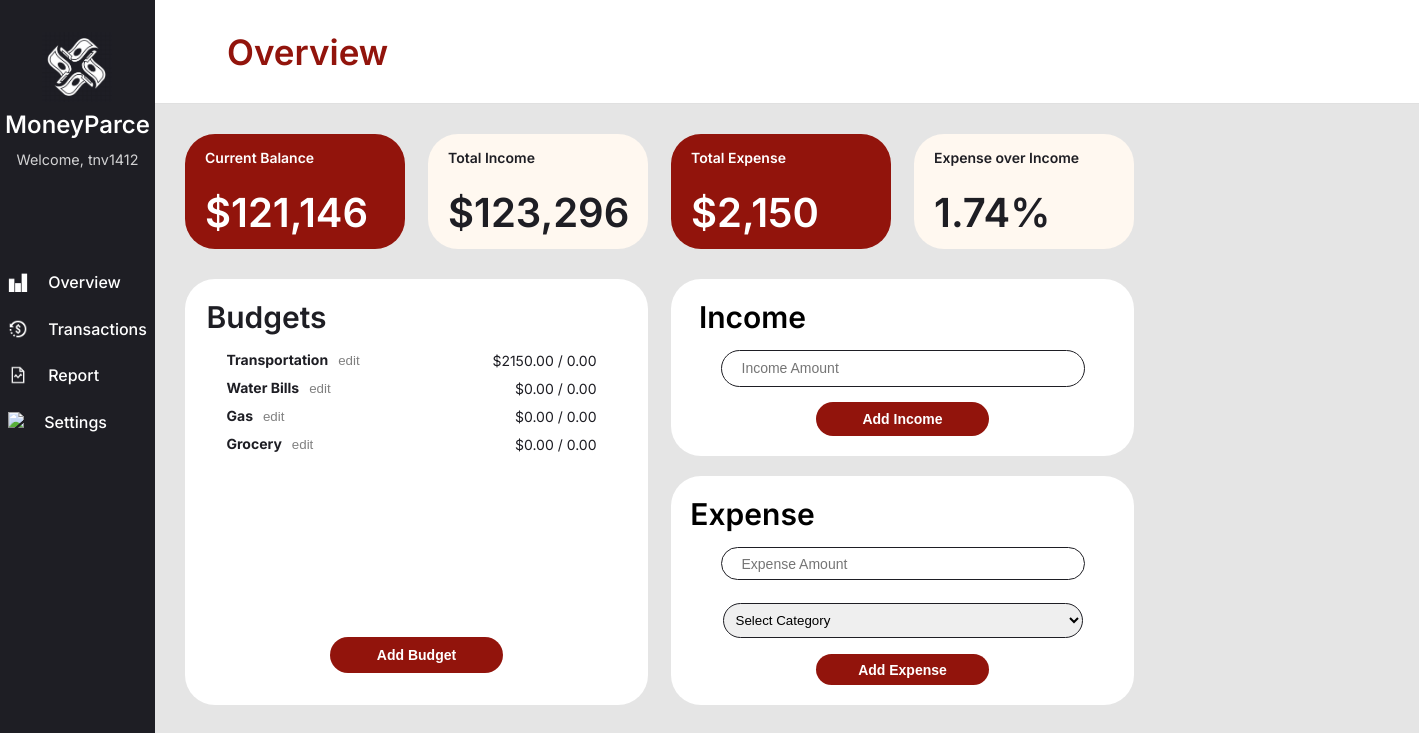
/dashboard/ (signed in), run on the app's committed database.
### dashboard/models.py (models this page shows, shortened)
class Budget(models.Model):
    user         = models.ForeignKey(settings.AUTH_USER_MODEL,
                                     on_delete=models.CASCADE,
                                     null = True,
                                     related_name='budgets')
    name         = models.CharField(max_length=100)
    total_budget = models.DecimalField(max_digits=10, decimal_places=2)
    def expenses_total(self):
        return self.expenses.aggregate(total=Sum('amount'))['total'] or 0

### dashboard/views.py (the view, shortened to what this page needs)
# urls.py: path('', views.dashboard_view, name='dashboard'),
@login_required
def dashboard_view(request):
    incomes = Income.objects.filter(user=request.user)
    expenses = Expense.objects.filter(user=request.user)
    budgets = Budget.objects.filter(user=request.user).order_by('id')
    total_income_raw = sum(i.amount for i in incomes)
    total_expenses_raw = sum(e.amount for e in expenses)
    remaining_balance_raw = total_income_raw - total_expenses_raw
    total_income = int(total_income_raw)
    total_expenses = int(total_expenses_raw)
    remaining_balance = int(remaining_balance_raw)
    total_income_fmt = intcomma(total_income)
    total_expenses_fmt = intcomma(total_expenses)
    remaining_balance_fmt = intcomma(remaining_balance)
    if total_income_raw > 0:
        expense_over_income_raw = (total_expenses_raw / total_income_raw) * 100
    else:
        expense_over_income_raw = 0.00
    expense_over_income = f"{expense_over_income_raw:.2f}%"
    return render(request, 'dashboard/dashboard.html', {
        'total_income': total_income_fmt,
        'total_expenses': total_expenses_fmt,
        'remaining_balance': remaining_balance_fmt,
        'expense_over_income': expense_over_income,
        'budgets': budgets,
    })

### dashboard/templates/dashboard/dashboard.html (shortened to what this page needs)
{% extends 'base.html' %}
{% load static %}
{% block page_title %}
  Overview
{% endblock %}
{% block content %}
<div class="innerWrapper">
  <div class="totalContainer">
    <div class="totalRed">
      <div class="totalTitle">Current Balance</div>
      <div class="totalText">${{ remaining_balance }}</div>
    </div>
    <div class="totalBeige">
      <div class="totalTitle">Total Income</div>
      <div class="totalText">${{ total_income }}</div>
    </div>
    <div class="totalRed">
      <div class="totalTitle">Total Expense</div>
      <div class="totalText">${{ total_expenses }}</div>
    </div>
    <div class="totalBeige">
      <div class="totalTitle">Expense over Income</div>
      <div class="totalText">{{ expense_over_income }}</div>
    </div>
  </div>
  <div class="whiteBoxWrapper">
    <div class="whiteBox">
      <div class="whiteBoxTitle">Budgets</div>
      <ul class="budgetList">
        {% for budget in budgets %}
        <div class="budgetListDiv">
          <div>
            <strong>{{ budget.name }}</strong>
            <button class="smallLink"
                    onclick="editBudget('{{ budget.id }}',
                                        '{{ budget.name|escapejs }}',
                                        '{{ budget.total_budget }}')">
              edit
            </button>
          </div>
          <div>${{ budget.expenses_total|floatformat:2 }} / {{ budget.total_budget }}</div>
        </div>
        {% empty %}<div class="totalTitle">* No budgets yet.</div>{% endfor %}
      </ul>
      <button type="button" class="addBtn" onclick="toggleBudgetForm()">Add Budget</button>
    </div>
    <form method="POST">
      <div class="incomeBox">
        <div class="whiteBoxTitle">Income</div>
        <input class="inputBox" type="text" name="income_amount" placeholder="Income Amount">
        <button class="addBtn" type="submit" name="submit_income">Add Income</button>
      </div>
      <div class="expenseBox">
        <div class="whiteBoxTitle">Expense</div>
        <input class="inputBox" type="text" name="expense_amount" placeholder="Expense Amount">
        <select class="selectBox" name="expense_budget">
          <option value="">Select Category</option>
        </select>
        <button class="addBtn" type="submit" name="submit_expense">Add Expense</button>
      </div>
    </form>
  </div>
</div>
{% endblock content %}

### dashboard/templates/base.html (shortened to what this page needs)
<!DOCTYPE html>
<html>
{% load static %}
<head>
  <link rel="stylesheet"
        type="text/css"
        href="{% static 'css/style.css' %}" />
</head>
<body>
  <div class="sideBar">
    <div class="sideBarHeader">
      <img src="{% static 'img/logo.png' %}" style="height: 70px" />
      <div id="LogoName">MoneyParce</div>
      <p>Welcome, {% if user.is_authenticated %}{{ user.username }}{% else %}User{% endif %}</p>
    </div>
    <div class="navigator">
      <a class="sideBarText" href="{% url 'dashboard' %}">
        <div class="navDiv">
          <img src="{% static 'img/overview.png' %}" style="height: 20px; margin-right: 20px;" />
          <div class="sideBarText">Overview</div>
        </div>
      </a>
      <a class="sideBarText" href="{% url 'transactions_history' %}">
        <div class="navDiv">
          <img src="{% static 'img/tran.png' %}" style="height: 20px; margin-right: 20px;" />
          <div class="sideBarText">Transactions</div>
        </div>
      </a>
      <a class="sideBarText" href="{% url 'budget_summary' %}">
        <div class="navDiv">
          <img src="{% static 'img/report.png' %}" style="height: 20px; margin-right: 20px;" />
          <div class="sideBarText">Report</div>
        </div>
      </a>
      <a class="sideBarText" href="{% url 'settings' %}">
        <div class="navDiv">
          <img src="{% static 'img/settings.png' %}" style="height: 20px; margin-right: 20px;" />
          <div class="sideBarText">Settings</div>
        </div>
      </a>
        </div>
    </div>
    <div class="mainWrapper">
      <div class="header">
        <div class="pageTitle">{% block page_title %}{% endblock %}</div>
      </div>
        {% block content %} {% endblock content %}
    </div>
</body>
</html>

### dashboard/static/css/style.css (style rules this page uses)
body { font-family: "Inter", sans-serif; background-color: #e5e5e5; display: flex; flex-direction: row; margin:0; }
.sideBar { background-color: #1E1E24; display:flex; flex-direction: column; align-items: center; color: white; width: 250px; height:100vh; display: flex; }
.sideBarHeader { display: flex; flex-direction: column; align-items: center; justify-content: center; text-align: center; margin-top: 2rem; margin-bottom: 100px; }
.sideBarText { font-size: 16px; color: white; text-decoration: none; font-weight: 500; }
#LogoName { margin: 0.5rem 0; font-weight: 550; font-size: 1.5rem; }
.navigator { height: 160px; display:flex; flex-direction: column; justify-content: space-between; align-items: flex-start; }
.navDiv { display:flex; flex-direction: row; justify-content: center; align-items: flex-start; }
.header { background-color: white; height: 71px; width: 1200px; display: flex; flex-direction: row; align-items: center; }
.pageTitle { font-weight: 600; font-size: 35px; color:#92140C; margin-left: 40px; }
.sideBarHeader p { font-size: 0.9rem; opacity: 0.8; margin: 0.25rem 0; }
.innerWrapper { padding: 30px; }
.totalContainer { display: flex; flex-direction: row; align-items: center; justify-content: space-between; margin-bottom: 30px; width: 949px; }
.totalRed { width: 220px; height: 115px; border-radius: 30px; background-color: #92140C; color: white; font-weight: 600; display:flex; flex-direction: column; }
.totalBeige { width: 220px; height: 115px; border-radius: 30px; background-color: #FFF8F0; color: #1E1E24; font-weight: 600; display:flex; flex-direction: column; }
.totalTitle { margin-top: 15px; margin-bottom: 22px; padding-left: 20px; font-size: 14px; }
.totalText { padding-left: 20px; font-size: 40px; }
.whiteBoxWrapper { display:flex; flex-direction: row; justify-content: space-between; align-items: center; width: 949px; }
.whiteBox { background-color: white; color: #1E1E24; border-radius: 30px; width: 463px; height: 426px; display:flex; flex-direction: column; align-items: center; }
.whiteBoxTitle { font-size: 30px; font-weight: 600; margin-top: 20px; margin-right: 300px; }
.budgetList { height: 270px; width: 370px; margin-right: 50px; }
.budgetListDiv { font-size: 14px; margin-bottom: 10px; display:flex; flex-direction: row; justify-content: space-between; align-items: center; }
.addBtn { width: 173px; height: 36px; font-size:14px; font-weight:600; background-color: #92140C; color: white; border-radius: 30px; border: none; cursor: pointer; margin-bottom: 20px; }
.smallLink { border: none; background-color: white; color: grey; }
select { width: 100%; padding: 0.5rem; margin-top: 0.5rem; margin-bottom: 1rem; border: 1px solid #ccc; border-radius: 6px; }
.incomeBox { background-color: white; width: 463px; height: 177px; border-radius: 30px; display:flex; flex-direction: column; align-items: center; margin-bottom: 20px; }
.inputBox { width: 340px; height: 35px; font-size:14px; border-radius: 30px; margin-top: 15px; margin-bottom: 15px; padding-left: 20px; border: 1px solid #1E1E24; }
.expenseBox { width: 463px; height: 229px; border-radius:30px; background-color: white; display:flex; flex-direction: column; align-items: center; }
.selectBox { width: 360px; height: 35px; border-radius: 30px; border: 1px solid #1E1E24; }
.header { background-color: white; padding: 1rem 2rem; border-bottom: 1px solid #e0e0e0; }

### data on the page
Budget: name "Transportation", expenses_total "2150.00", total_budget "0.00"
Budget: name "Water Bills", expenses_total "0.00", total_budget "0.00"
Budget: name "Gas", expenses_total "0.00", total_budget "0.00"
Budget: name "Grocery", expenses_total "0.00", total_budget "0.00"

### other printed values
{{ user.username }} "tnv1412"
{{ remaining_balance }} "121,146"
{{ total_income }} "123,296"
{{ total_expenses }} "2,150"
{{ expense_over_income }} "1.74%"
